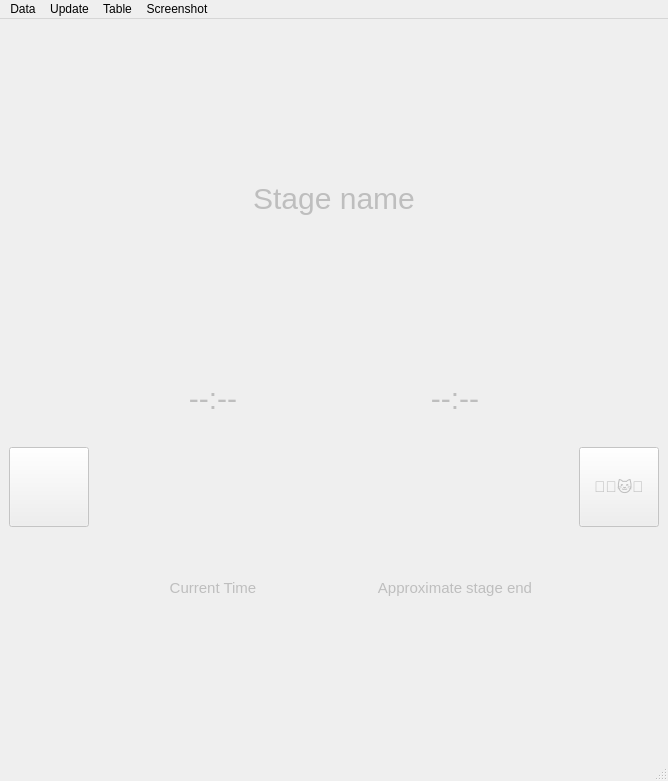
<?xml version="1.0" encoding="UTF-8"?>
<ui version="4.0">
 <class>NCM_WIN_StarterList</class>
 <widget class="QMainWindow" name="NCM_WIN_StarterList">
  <property name="geometry">
   <rect>
    <x>0</x>
    <y>0</y>
    <width>668</width>
    <height>781</height>
   </rect>
  </property>
  <property name="windowTitle">
   <string>MainWindow</string>
  </property>
  <widget class="QWidget" name="centralwidget">
   <property name="enabled">
    <bool>false</bool>
   </property>
   <layout class="QGridLayout" name="gridLayout_2">
    <item row="2" column="0" rowspan="2">
     <widget class="QPushButton" name="pushButton_DE">
      <property name="minimumSize">
       <size>
        <width>80</width>
        <height>80</height>
       </size>
      </property>
      <property name="maximumSize">
       <size>
        <width>80</width>
        <height>80</height>
       </size>
      </property>
      <property name="styleSheet">
       <string notr="true">font-size: 15px;</string>
      </property>
      <property name="text">
       <string/>
      </property>
     </widget>
    </item>
    <item row="2" column="1">
     <widget class="QLabel" name="label_Time">
      <property name="sizePolicy">
       <sizepolicy hsizetype="Preferred" vsizetype="Maximum">
        <horstretch>0</horstretch>
        <verstretch>0</verstretch>
       </sizepolicy>
      </property>
      <property name="styleSheet">
       <string notr="true">font-size: 30px;</string>
      </property>
      <property name="text">
       <string>--:--</string>
      </property>
      <property name="alignment">
       <set>Qt::AlignCenter</set>
      </property>
     </widget>
    </item>
    <item row="0" column="0" colspan="4">
     <widget class="QLabel" name="label_Name">
      <property name="sizePolicy">
       <sizepolicy hsizetype="Preferred" vsizetype="Maximum">
        <horstretch>0</horstretch>
        <verstretch>0</verstretch>
       </sizepolicy>
      </property>
      <property name="minimumSize">
       <size>
        <width>0</width>
        <height>46</height>
       </size>
      </property>
      <property name="maximumSize">
       <size>
        <width>16777215</width>
        <height>46</height>
       </size>
      </property>
      <property name="styleSheet">
       <string notr="true">font-size: 30px;</string>
      </property>
      <property name="text">
       <string>Stage name</string>
      </property>
      <property name="alignment">
       <set>Qt::AlignCenter</set>
      </property>
     </widget>
    </item>
    <item row="3" column="2">
     <widget class="QLabel" name="label_4">
      <property name="sizePolicy">
       <sizepolicy hsizetype="Preferred" vsizetype="Maximum">
        <horstretch>0</horstretch>
        <verstretch>0</verstretch>
       </sizepolicy>
      </property>
      <property name="styleSheet">
       <string notr="true">font-size: 15px;</string>
      </property>
      <property name="text">
       <string>Approximate stage end</string>
      </property>
      <property name="alignment">
       <set>Qt::AlignCenter</set>
      </property>
     </widget>
    </item>
    <item row="3" column="1">
     <widget class="QLabel" name="label_5">
      <property name="sizePolicy">
       <sizepolicy hsizetype="Preferred" vsizetype="Maximum">
        <horstretch>0</horstretch>
        <verstretch>0</verstretch>
       </sizepolicy>
      </property>
      <property name="styleSheet">
       <string notr="true">font-size: 15px;</string>
      </property>
      <property name="text">
       <string>Current Time</string>
      </property>
      <property name="alignment">
       <set>Qt::AlignCenter</set>
      </property>
     </widget>
    </item>
    <item row="2" column="2">
     <widget class="QLabel" name="label_End">
      <property name="sizePolicy">
       <sizepolicy hsizetype="Preferred" vsizetype="Maximum">
        <horstretch>0</horstretch>
        <verstretch>0</verstretch>
       </sizepolicy>
      </property>
      <property name="styleSheet">
       <string notr="true">font-size: 30px;</string>
      </property>
      <property name="text">
       <string>--:--</string>
      </property>
      <property name="alignment">
       <set>Qt::AlignCenter</set>
      </property>
     </widget>
    </item>
    <item row="2" column="3" rowspan="2">
     <widget class="QPushButton" name="pushButton_BTN">
      <property name="minimumSize">
       <size>
        <width>80</width>
        <height>80</height>
       </size>
      </property>
      <property name="maximumSize">
       <size>
        <width>80</width>
        <height>80</height>
       </size>
      </property>
      <property name="styleSheet">
       <string notr="true">font-size: 15px;</string>
      </property>
      <property name="text">
       <string>🐻🐯🐱‍👤</string>
      </property>
     </widget>
    </item>
    <item row="1" column="0" colspan="4">
     <layout class="QGridLayout" name="gridLayout_StarterList"/>
    </item>
   </layout>
  </widget>
  <widget class="QMenuBar" name="menubar">
   <property name="geometry">
    <rect>
     <x>0</x>
     <y>0</y>
     <width>668</width>
     <height>21</height>
    </rect>
   </property>
   <widget class="QMenu" name="menuData">
    <property name="title">
     <string>Data</string>
    </property>
    <addaction name="actionget_data"/>
    <addaction name="actionreload_competitors_and_runs"/>
   </widget>
   <widget class="QMenu" name="menuUpdate">
    <property name="title">
     <string>Update</string>
    </property>
    <addaction name="actionUpdate"/>
    <addaction name="actionAutoupdate"/>
   </widget>
   <widget class="QMenu" name="menuTable">
    <property name="title">
     <string>Table</string>
    </property>
    <addaction name="actionChange_Table_Settings"/>
   </widget>
   <widget class="QMenu" name="menuScreenshot">
    <property name="title">
     <string>Screenshot</string>
    </property>
    <addaction name="actionAutosave_Screenshot_once_per_minute"/>
   </widget>
   <addaction name="menuData"/>
   <addaction name="menuUpdate"/>
   <addaction name="menuTable"/>
   <addaction name="menuScreenshot"/>
  </widget>
  <widget class="QStatusBar" name="statusbar"/>
  <action name="actionget_data">
   <property name="text">
    <string>get data</string>
   </property>
  </action>
  <action name="actionreload_competitors_and_runs">
   <property name="text">
    <string>reload competitors and runs</string>
   </property>
  </action>
  <action name="actionUpdate">
   <property name="text">
    <string>Update</string>
   </property>
   <property name="shortcut">
    <string>F5</string>
   </property>
  </action>
  <action name="actionAutoupdate">
   <property name="checkable">
    <bool>true</bool>
   </property>
   <property name="checked">
    <bool>true</bool>
   </property>
   <property name="text">
    <string>Autoupdate</string>
   </property>
  </action>
  <action name="actionChange_Table_Settings">
   <property name="text">
    <string>Change Table Settings</string>
   </property>
  </action>
  <action name="actionAutosave_Screenshot_once_per_minute">
   <property name="checkable">
    <bool>true</bool>
   </property>
   <property name="text">
    <string>Autosave Screenshot once per minute</string>
   </property>
  </action>
 </widget>
 <resources/>
 <connections/>
</ui>
